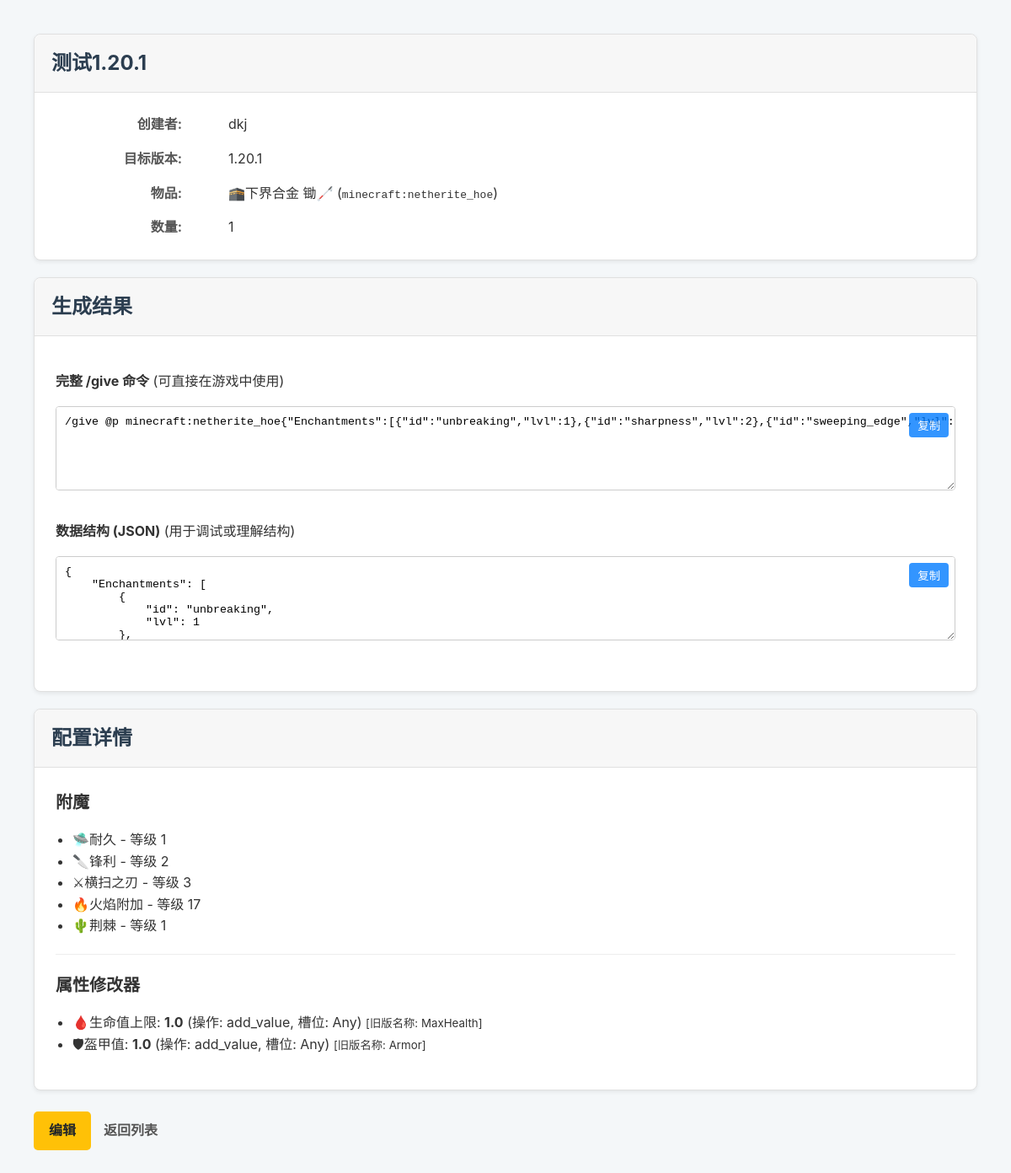
Page /MC_command/7/ (signed in) on the committed database.
### MC_command/models.py (models this page shows, shortened)
class GeneratedCommand(models.Model):
    user = models.ForeignKey(User, on_delete=models.CASCADE, related_name="commands")
    title = models.CharField(max_length=100, help_text="为这个命令配置起一个名字，方便查找")
    target_version = models.ForeignKey(MinecraftVersion, on_delete=models.PROTECT, help_text="命令生成的目标 Minecraft 版本")
    material = models.ForeignKey(Material, on_delete=models.PROTECT, null=True, blank=True, help_text="物品的材质")
    item_type = models.ForeignKey(ItemType, on_delete=models.PROTECT, null=True, blank=True, help_text="物品的基础类型")
    custom_name = models.CharField(max_length=255, blank=True, null=True, help_text="物品在游戏中的自定义名称 (支持JSON文本)")
    lore = models.TextField(blank=True, null=True, help_text="物品的描述文字 (支持JSON文本), 每行用 \\n 分隔")
    count = models.PositiveIntegerField(default=1)
    created_at = models.DateTimeField(auto_now_add=True)
    updated_at = models.DateTimeField(auto_now=True)
    @property
    def item_name(self):
        material_dn = self.material.display_name if self.material else ""
        type_dn = self.item_type.display_name if self.item_type else ""
        if material_dn and type_dn:
            return f"{material_dn} {type_dn}"
        return material_dn or type_dn
    @property
    def item_id(self):
        material_sn = self.material.system_name if self.material else ""
        type_sn = self.item_type.system_name if self.item_type else ""
        base_id = ""
        if material_sn and type_sn:
            base_id = f"{material_sn}_{type_sn}"
        else:
            base_id = material_sn or type_sn
        return f"minecraft:{base_id}" if base_id else ""
    class Meta:
        verbose_name = "物品配置"
        verbose_name_plural = "<0>完整物品配置"

class MinecraftVersion(models.Model):
    version_number = models.CharField(max_length=20, unique=True, help_text="例如 '1.20.1' 或 '1.21.4'")
    ordering_id = models.PositiveIntegerField(unique=True, help_text="用于排序和比较的版本整数ID, 例如 12001 代表 1.20.1")
    class Meta:
        ordering = ['ordering_id']
        verbose_name = "版本"
        verbose_name_plural = "<1>版本"

class Material(models.Model):
    system_name = models.CharField(max_length=50, unique=True, help_text="系统内部名称, e.g., 'diamond'"
                                   ,
        null=True,  # 允许数据库中的值为 NULL
        blank=True  # 允许在表单中该字段为空
        )
    display_name = models.CharField(
        max_length=50,
        help_text="用于显示的名称, e.g., '钻石'",
        null=True,  # 允许数据库中的值为 NULL
        blank=True  # 允许在表单中该字段为空
    )
    class Meta:
        verbose_name = "材质"
        verbose_name_plural = "<💎>材质"
        ordering = ['display_name']

class ItemType(models.Model):
    system_name = models.CharField(max_length=50, unique=True, help_text="系统内部名称, e.g., 'sword'",
        null=True,  # 允许数据库中的值为 NULL
        blank=True  # 允许在表单中该字段为空
    )
    display_name = models.CharField(
        max_length=50,
        help_text="用于显示的名称, e.g., '剑'",
        null=True,  # 允许数据库中的值为 NULL
        blank=True  # 允许在表单中该字段为空
    )
    function_type = models.CharField(
        max_length=50, help_text="物品的功能分类",
        choices=[
            ('all', '普通物品'),
            ('spawn_egg', '生成蛋'),
            ('potion', '药水(箭/食物)'),
            ('written_book', '成书'),
            ('firework', '烟花火箭'),
        ],default='all', verbose_name="功能类型"
    )
    class Meta:
        verbose_name = "物品类型"
        verbose_name_plural = "<🗡>物品类型"
        ordering = ['display_name']

class AppliedEnchantment(models.Model):
    command = models.ForeignKey(GeneratedCommand, on_delete=models.CASCADE, related_name="enchantments")
    enchantment = models.ForeignKey(Enchantment, on_delete=models.CASCADE)
    level = models.PositiveIntegerField(default=1)
    class Meta:
        unique_together = ('command', 'enchantment')

class VersionedItem(models.Model):
    min_version = models.ForeignKey(
        MinecraftVersion, on_delete=models.PROTECT, related_name='+',
        blank=True, null=True, help_text="该项目有效的最低版本 (留空表示无限制)"
    )
    max_version = models.ForeignKey(
        MinecraftVersion, on_delete=models.PROTECT, related_name='+',
        blank=True, null=True, help_text="该项目有效的最高版本 (留空表示无限制)"
    )
    class Meta:
        abstract = True

class Enchantment(VersionedItem):
    enchant_id = models.CharField(max_length=100, help_text="附魔ID, 例如 'minecraft:sharpness'")
    name = models.CharField(max_length=100, help_text="人类可读的名称, 例如 'Sharpness'")
    max_level = models.PositiveIntegerField(default=127, help_text="附魔的最大等级, 例如 Sharpness 的最大等级是 127")
    enchant_type = models.CharField(
        max_length=50,help_text="附魔类型, 例如 'weapon', 'armor', 'fishing_rod', 'trident' 等",
        choices=[
            ('weapon', '武器'),
            ('tool', '工具'),
            ('armor', '盔甲'),
            ('fishing_rod', '钓鱼竿'),
            ('trident', '三叉戟'),
            ('bow', '弓'),
            ('crossbow', '弩'),
            ('all', '杂项'),
            ('helmet', '头盔'),
            ('boots', '靴子'),
        ],
        default='all'
    )
    class Meta:
        verbose_name = "附魔效果"
        verbose_name_plural = "[🔥]附魔效果"
        ordering = ['name']

class AppliedAttribute(models.Model):
    command = models.ForeignKey(GeneratedCommand, on_delete=models.CASCADE, related_name="attributes")
    attribute = models.ForeignKey(AttributeType, on_delete=models.CASCADE)
    amount = models.FloatField()
    operation = models.IntegerField(choices=[(0, "add_value"), (1, "add_multiplied_base"), (2, "add_multiplied_total")], default=0)
    slot = models.CharField(max_length=20, choices=[("any", "Any"), ("mainhand", "Main Hand"), ("offhand", "Off Hand"), ("head", "Head"), ("chest", "Chest"), ("legs", "Legs"), ("feet", "Feet")], default="any")
    uuid = models.UUIDField(default=uuid.uuid4, editable=False, help_text="修饰符的唯一ID，自动生成。")
    modifier_name = models.CharField(
        max_length=100,
        blank=True,  # 允许该字段在表单中为空
        null=True,   # 允许数据库中该字段为 NULL
        help_text="[重要] 仅用于 1.20.4 及更早版本。1.20.5+ 版本已废弃此字段。"
    )

class AttributeType(VersionedItem):
    attribute_id = models.CharField(max_length=100, help_text="属性ID, 例如 'generic.attack_damage'")
    name = models.CharField(max_length=100, help_text="人类可读的名称, 例如 'Generic Attack Damage'")
    class Meta:
        verbose_name = "属性效果"
        verbose_name_plural = "[💪]属性效果"
        ordering = ['name']

### MC_command/views.py (the view)
# urls.py: path("<int:command_id>/", views.detail, name="detail"),
@login_required
def detail(request, command_id):
    command_obj = get_object_or_404(GeneratedCommand, pk=command_id, user=request.user)
    command_context = _generate_command_context(command_obj)
    context = {
        'command': command_obj,
        'give_command_string': command_context['give_command'],
        'data_structure_json': command_context['data_json'],
    }
    return render(request, 'MC_command/detail.html', context)

### MC_command/components.py (called while the page is built)
def _uuid_to_int_array(uuid_obj):
    int_val = uuid_obj.int
    part1 = (int_val >> 96) & 0xFFFFFFFF
    part2 = (int_val >> 64) & 0xFFFFFFFF
    part3 = (int_val >> 32) & 0xFFFFFFFF
    part4 = int_val & 0xFFFFFFFF
    def to_signed(n):
        return n if n < 2**31 else n - 2**32
    return f"[I;{to_signed(part1)},{to_signed(part2)},{to_signed(part3)},{to_signed(part4)}]"

def generate_nbt_enchantments(related_manager):
    enchantments = [{'id': ench.enchantment.enchant_id, 'lvl': ench.level} for ench in related_manager.all()]
    return {'Enchantments': enchantments}

def generate_nbt_attributes(related_manager):
    modifier_list = []
    for attr in related_manager.all():
        modifier_list.append({
            "AttributeName": attr.attribute.attribute_id, "Name": attr.modifier_name,
            "Amount": attr.amount, "Operation": attr.operation, "Slot": attr.slot,
            "UUID": _uuid_to_int_array(attr.uuid)
        })
    return {'AttributeModifiers': modifier_list}

### MC_command/views.py (called while the page is built)
def _generate_command_context(command: GeneratedCommand) -> dict:
    target_version_id = command.target_version.ordering_id
    base_item_id = command.item_id
    if target_version_id >= 12005: # Minecraft 1.20.5+
        data_structure = _build_component_structure(command)
        data_string = ",".join([f"{key}={value}" for key, value in data_structure.items()])
        give_command = f"/give @p {base_item_id}[{data_string}] {command.count}"
    else: # Older versions
        data_structure = _build_nbt_tag_structure(command)
        data_string = json.dumps(data_structure, separators=(',', ':')) if data_structure else ''
        give_command = f"/give @p {base_item_id}{data_string} {command.count}"
    return {
        'give_command': give_command,
        'data_json': json.dumps(data_structure, indent=4, ensure_ascii=False),
    }

### MC_command/templates/MC_command/detail.html (shortened to what this page needs)
{% extends 'MC_command/base.html' %}
{% block content %}
    <div class="card">
        <div class="card-header">
            <h1>{{ command.title }}</h1>
        </div>
        <div class="card-body">
            <div class="details-grid">
                <dt>创建者:</dt> <dd>{{ command.user.username }}</dd>
                <dt>目标版本:</dt> <dd>{{ command.target_version.version_number }}</dd>
                <dt>物品:</dt> <dd>{{ command.item_name }} (<code>{{ command.item_id }}</code>)</dd>
                <dt>数量:</dt> <dd>{{ command.count }}</dd>
            </div>
        </div>
    </div>
    <div class="card">
        <div class="card-header">
            <h2>生成结果</h2>
        </div>
        <div class="card-body">
            <p><strong>完整 /give 命令</strong> (可直接在游戏中使用)</p>
            <div class="textarea-container">
                <textarea id="give-command" readonly>{{ give_command_string }}</textarea>
                <button class="copy-btn" onclick="copyToClipboard('give-command')">复制</button>
            </div>
            <p><strong>数据结构 (JSON)</strong> (用于调试或理解结构)</p>
            <div class="textarea-container">
                <textarea id="data-json" readonly>{{ data_structure_json }}</textarea>
                <button class="copy-btn" onclick="copyToClipboard('data-json')">复制</button>
            </div>
        </div>
    </div>
    <div class="card">
        <div class="card-header">
            <h2>配置详情</h2>
        </div>
        <div class="card-body">
            {% if command.enchantments.all %}
                <h3>附魔</h3>
                <ul>
                {% for applied_enchantment in command.enchantments.all %}
                    <li>{{ applied_enchantment.enchantment.name }} - 等级 {{ applied_enchantment.level }}</li>
                {% endfor %}
                </ul>
                <hr>
            {% endif %}
            {% if command.attributes.all %}
                <h3>属性修改器</h3>
                <ul>
                {% for attr in command.attributes.all %}
                    <li>
                        {{ attr.attribute.name }}: <strong>{{ attr.amount }}</strong>
                        (操作: {{ attr.get_operation_display }}, 槽位: {{ attr.get_slot_display }})
                        {% if attr.modifier_name %}<small> [旧版名称: {{ attr.modifier_name }}]</small>{% endif %}
                    </li>
                {% endfor %}
                </ul>
            {% endif %}
        </div>
    </div>
    <div class="form-actions">
        <a href="{% url 'MC_command:edit' command.id %}" class="btn btn-edit">编辑</a>
        <a href="{% url 'MC_command:index' %}" class="cancel-link">返回列表</a>
    </div>
{% endblock %}

### MC_command/static/MC_command/style.css (style rules this page uses)
body { font-family: -apple-system, BlinkMacSystemFont, "Segoe UI", Roboto, "Helvetica Neue", Arial, sans-serif; background-color: #f4f7f9; color: #333; margin: 0; padding: 20px; line-height: 1.6; }
.btn { text-decoration: none; background-color: #007bff; color: white; padding: 10px 18px; border-radius: 5px; font-weight: bold; transition: background-color 0.2s; border: none; cursor: pointer; }
.card-body { padding: 20px; flex-grow: 1; }
.card-body h3 { margin-top: 0; margin-bottom: 15px; font-size: 1.25em; }
.btn-edit { background-color: #ffc107; color: #212529; }
.card { background-color: #fff; border: 1px solid #e0e0e0; border-radius: 8px; box-shadow: 0 2px 5px rgba(0, 0, 0, 0.07); margin-bottom: 20px; }
.card-header { background-color: #f7f7f7; padding: 15px 20px; border-bottom: 1px solid #e0e0e0; border-radius: 8px 8px 0 0; }
.card-header h1, .card-header h2 { margin: 0; font-size: 1.5em; color: #2c3e50; }
.card-body { padding: 25px; }
.form-actions { margin-top: 25px; display: flex; align-items: center; gap: 15px; }
.cancel-link { color: #555; text-decoration: none; font-weight: bold; }
.textarea-container { position: relative; margin-bottom: 15px; min-height: 120px; }
textarea { width: 100%; box-sizing: border-box; padding: 10px; border: 1px solid #ccc; border-radius: 4px; font-family: Consolas, Monaco, 'Andale Mono', 'Ubuntu Mono', monospace; min-height: 100px; white-space: pre; word-wrap: normal; overflow-x: auto; resize: vertical; }
.copy-btn { position: absolute; top: 8px; right: 8px; background-color: #007bff; color: white; border: none; border-radius: 4px; padding: 5px 10px; cursor: pointer; opacity: 0.8; }
.details-grid { display: grid; grid-template-columns: 150px 1fr; gap: 15px; align-items: center; }
.details-grid dt { font-weight: bold; text-align: right; color: #555; }
ul { list-style-type: disc; padding-left: 20px; }
hr { border: 0; border-top: 1px solid #eee; margin: 20px 0; }

### rows in the picture
GeneratedCommand: title "测试1.20.1", user.username "dkj", target_version.version_number "1.20.1", item_name "🕋下界合金 锄🦯", item_id "minecraft:netherite_hoe", count "1"
AppliedEnchantment: enchantment.name "🛸耐久", level "1"
AppliedEnchantment: enchantment.name "🔪锋利", level "2"
AppliedEnchantment: enchantment.name "⚔横扫之刃", level "3"
AppliedEnchantment: enchantment.name "🔥火焰附加", level "17"
AppliedEnchantment: enchantment.name "🌵荆棘", level "1"
AppliedAttribute: attribute.name "🩸生命值上限", amount "1.0", operation "add_value", slot "Any", modifier_name "MaxHealth"
AppliedAttribute: attribute.name "🛡盔甲值", amount "1.0", operation "add_value", slot "Any", modifier_name "Armor"
